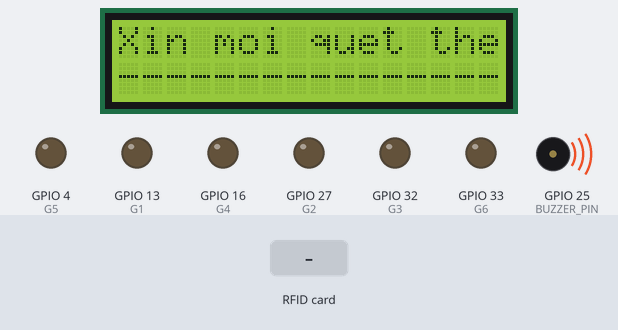
Recording of a sketch running on a simulated ESP32. Shown: 16×2 character LCD, output pins drawn as LEDs (lit = HIGH), buzzer (waves = sounding, pin HIGH). The test bench sets the inputs (shaded band). WiFi joins after 1.5 s; servers stay silent unless stated; the local clock reads 2024-03-15 10:24:30 at power-on unless the sketch sets it; the Firebase database answers and starts empty; what the sketch prints to the serial monitor is not drawn.

Above: at 2.8 s.
2.9 s: RFID card 5E 7A 19 C4 held to the reader
At 3.5 s:
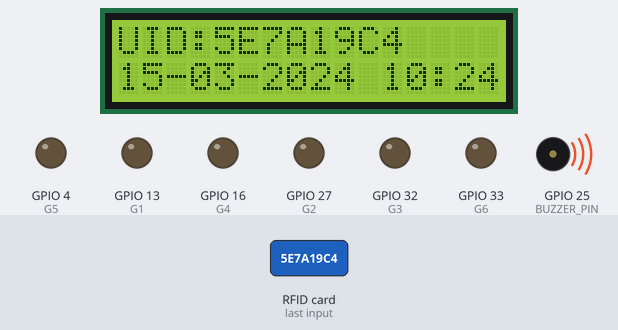
At 4.9 s:
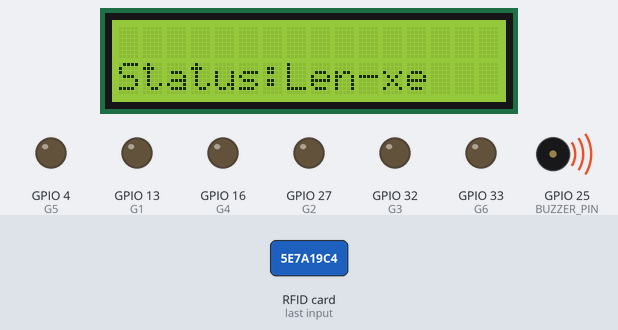
5.4 s: RFID card 5E 7A 19 C4 held to the reader
At 8.0 s:
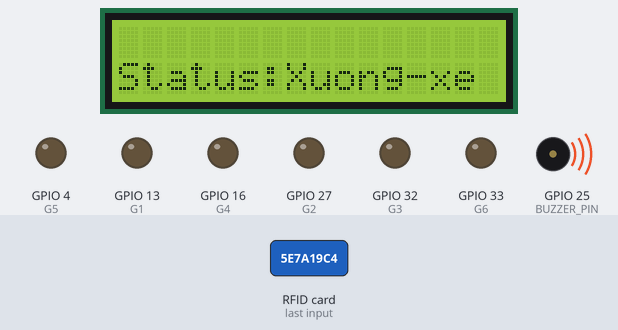
Timing chart, 0 to 9.5 s (numbered marks = the images above; inputs shaded):
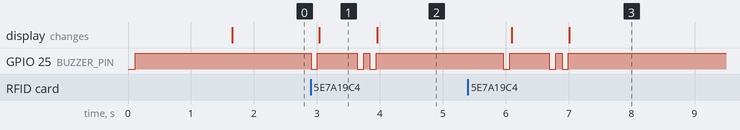

The sketch:

ESP32_MERGE_RFID.ino
```cpp
#include <SPI.h>      // THƯ VIỆN HỖ TRỢ giao tiếp RFID
#include <MFRC522.h>  // THƯ VIỆN để connect với RFID
#include <WiFi.h>
#include <Firebase_ESP_Client.h>  // THƯ VIỆN để connect với
#include "addons/TokenHelper.h"
#include "addons/RTDBHelper.h"
#include "time.h"
#include <Wire.h>
#include <LiquidCrystal_I2C.h>  // THƯ VIỆN để giao tiếp I2C với ESP32
#include <WebServer.h>          // THƯ VIỆN Webserver để connect hai hệ thống AI VÀ RFID

unsigned long lastPing = 0;
const unsigned long pingInterval = 60000;  // 1 phút

// KHAI BÁO CHÂN MODULE LED RGB
#define R1 14
#define G1 13

#define R2 12
#define G2 27

#define R3 26
#define G3 32

#define R4 17
#define G4 16

#define R5 15
#define G5 4

#define R6 3
#define G6 33

#define SS_PIN 5
#define RST_PIN 2
#define BUZZER_PIN 25                // buzzer pin
MFRC522 rfid(SS_PIN, RST_PIN);       // setup RFID
LiquidCrystal_I2C lcd(0x27, 16, 2);  // setup LCD

// WiFi
#define WIFI_SSID "Anhthuanne"
#define WIFI_PASSWORD "Vothuan123"

// Firebase
#define API_KEY "AIzaSyDML_o7tVQOf7wrzdA3NasklY5Wb3cPCjo"
#define DATABASE_URL "https://do-an-tot-nghiep-9ac13-default-rtdb.firebaseio.com/"

FirebaseData fbdo;
FirebaseAuth auth;
FirebaseConfig config;

// Tạo web server cổng 80
WebServer server(80);

// NTP config
const char* ntpServer = "time.google.com";
const long gmtOffset_sec = 7 * 3600;  // GMT+7 cho Việt Nam
const int daylightOffset_sec = 0;

// Biến toàn cục của NTP
unsigned long lastNtpSync = 0;
const unsigned long ntpInterval = 30 * 60 * 1000;  // 30 phút (30 * 60 * 1000 ms)

// Biến toàn cục của LCD
unsigned long lastDisplayTime = 0;
bool showingMessage = false;

// --- Lưu trạng thái hiện tại của từng LED ---
String ledState[7];  // P1–P6 (bỏ index 0 cho dễ nhìn)

void handleFirebaseError(String reason) {
  Serial.println("🚨 Firebase Error: " + reason);

  if (reason.indexOf("connection") >= 0 || reason.indexOf("disconnected") >= 0 || reason.indexOf("ssl") >= 0 || reason.indexOf("timed out") >= 0 || reason.indexOf("network") >= 0 || reason.indexOf("token") >= 0) {

    Serial.println("🔁 Đang reset WiFi + Firebase...");

    WiFi.disconnect();
    delay(500);
    WiFi.reconnect();
    delay(1000);

    // Reconnect Firebase
    Firebase.reconnectWiFi(true);
    Firebase.begin(&config, &auth);

    delay(2000);
    Serial.println("✅ Đã reset kết nối xong.");
  }
}

void controlLED(int ledIndex, int pinR, int pinG, String state) {
  // --- Nếu đang UNHEALTHY mà nhận tín hiệu khác, bỏ qua ---
  // Trừ khi là HEALTHY (đã hồi phục) hoặc UNDETECTED (mất người → tắt LED)
  if (ledState[ledIndex] == "UNHEALTHY" && state != "HEALTHY" && state != "UNDETECTED") {
    return;
  }

  ledState[ledIndex] = state;  // Cập nhật trạng thái mới

  // --- Xử lý các trạng thái tức thời ---
  if (state == "DETECTED" || state == "HEALTHY") {
    analogWrite(pinR, 0);
    analogWrite(pinG, 1023);  // Xanh
  } else if (state == "UNDETECTED") {
    analogWrite(pinR, 0);
    analogWrite(pinG, 0);  // Tắt
  } else if (state == "DROWSINESS") {
    analogWrite(pinR, 1023);
    analogWrite(pinG, 0);  // Đỏ
  }
  // Riêng UNHEALTHY thì để loop tự chớp
}

void updateLEDs() {
  static unsigned long lastBlink = 0;
  static bool ledOn = false;
  unsigned long now = millis();

  if (now - lastBlink > 500) {  // chớp mỗi 0.5 giây
    lastBlink = now;
    ledOn = !ledOn;

    for (int i = 1; i <= 6; i++) {
      if (ledState[i] == "UNHEALTHY") {
        int pinR, pinG;

        switch (i) {
          case 1:
            pinR = R1;
            pinG = G1;
            break;
          case 2:
            pinR = R2;
            pinG = G2;
            break;
          case 3:
            pinR = R3;
            pinG = G3;
            break;
          case 4:
            pinR = R4;
            pinG = G4;
            break;
          case 5:
            pinR = R5;
            pinG = G5;
            break;
          case 6:
            pinR = R6;
            pinG = G6;
            break;
        }

        analogWrite(pinR, ledOn ? 1023 : 0);
        analogWrite(pinG, 0);
      }
    }
  }
}

// hàm gửi dữ liệu từ ESP32 đến AI SYSTEM
void handleRoot() {
  server.send(200, "text/plain", "ESP32 is online!");
}

void handleSend() {
  if (server.hasArg("msg")) {
    String msg = server.arg("msg");
    Serial.print("📩 Nhận được dữ liệu từ Python: ");
    Serial.println(msg);

    String response = "ESP32 đã nhận được: " + msg;
    String state = msg.substring(3);
    state.trim();

    // --- LED 1 ---
    if (msg.startsWith("P1:")) controlLED(1, R1, G1, state);
    // --- LED 2 ---
    else if (msg.startsWith("P2:")) controlLED(2, R2, G2, state);
    // --- LED 3 ---
    else if (msg.startsWith("P3:")) controlLED(3, R3, G3, state);
    // --- LED 4 ---
    else if (msg.startsWith("P4:")) controlLED(4, R4, G4, state);
    // --- LED 5 ---
    else if (msg.startsWith("P5:")) controlLED(5, R5, G5, state);
    // --- LED 6 ---
    else if (msg.startsWith("P6:")) controlLED(6, R6, G6, state);

    server.send(200, "text/plain", response);
  } else {
    server.send(400, "text/plain", "Thiếu tham số msg!");
  }
}

// hàm của buzzer
void beep(int duration) {
  digitalWrite(BUZZER_PIN, LOW);
  delay(duration);
  digitalWrite(BUZZER_PIN, HIGH);
}

// hàm format thời gians
String getTime() {
  time_t now;
  struct tm timeinfo;
  int retry = 0;

  time(&now);
  localtime_r(&now, &timeinfo);

  while (now < 100000 && retry < 5) {  // nếu chưa có thời gian hợp lệ
    Serial.println("⏳ Chưa lấy được NTP, thử lại...");
    configTime(7 * 3600, 0, "time.google.com");
    delay(2000);  // chờ NTP cập nhật
    time(&now);
    retry++;
  }

  if (now < 100000) {
    return "NTP Error";
  }

  char buf[20];
  strftime(buf, sizeof(buf), "%d-%m-%Y %H:%M:%S", &timeinfo);
  return String(buf);
}

// hàm hiển thị giao diện chờ của LCD
void showDefaultScreen() {
  lcd.clear();
  lcd.setCursor(0, 0);
  lcd.print("Xin moi quet the");
  lcd.setCursor(0, 1);
  lcd.print("----------------");
  showingMessage = false;
}

// hàm hiển thị thông tin thẻ trên LCD
void showMessage(String line1, String line2) {
  lcd.clear();
  lcd.setCursor(0, 0);
  lcd.print(line1);
  lcd.setCursor(0, 1);
  lcd.print(line2);
  lastDisplayTime = millis();
  showingMessage = true;
}

// hàm chuyển chuỗi từ có dấu sang không dấu
String removeVietnameseTones(String str) {
  str.replace("á", "a");
  str.replace("à", "a");
  str.replace("ả", "a");
  str.replace("ã", "a");
  str.replace("ạ", "a");
  str.replace("ă", "a");
  str.replace("ắ", "a");
  str.replace("ằ", "a");
  str.replace("ẳ", "a");
  str.replace("ẵ", "a");
  str.replace("ặ", "a");
  str.replace("â", "a");
  str.replace("ấ", "a");
  str.replace("ầ", "a");
  str.replace("ẩ", "a");
  str.replace("ẫ", "a");
  str.replace("ậ", "a");

  str.replace("đ", "d");

  str.replace("é", "e");
  str.replace("è", "e");
  str.replace("ẻ", "e");
  str.replace("ẽ", "e");
  str.replace("ẹ", "e");
  str.replace("ê", "e");
  str.replace("ế", "e");
  str.replace("ề", "e");
  str.replace("ể", "e");
  str.replace("ễ", "e");
  str.replace("ệ", "e");

  str.replace("í", "i");
  str.replace("ì", "i");
  str.replace("ỉ", "i");
  str.replace("ĩ", "i");
  str.replace("ị", "i");

  str.replace("ó", "o");
  str.replace("ò", "o");
  str.replace("ỏ", "o");
  str.replace("õ", "o");
  str.replace("ọ", "o");
  str.replace("ô", "o");
  str.replace("ố", "o");
  str.replace("ồ", "o");
  str.replace("ổ", "o");
  str.replace("ỗ", "o");
  str.replace("ộ", "o");
  str.replace("ơ", "o");
  str.replace("ớ", "o");
  str.replace("ờ", "o");
  str.replace("ở", "o");
  str.replace("ỡ", "o");
  str.replace("ợ", "o");

  str.replace("ú", "u");
  str.replace("ù", "u");
  str.replace("ủ", "u");
  str.replace("ũ", "u");
  str.replace("ụ", "u");
  str.replace("ư", "u");
  str.replace("ứ", "u");
  str.replace("ừ", "u");
  str.replace("ử", "u");
  str.replace("ữ", "u");
  str.replace("ự", "u");

  str.replace("ý", "y");
  str.replace("ỳ", "y");
  str.replace("ỷ", "y");
  str.replace("ỹ", "y");
  str.replace("ỵ", "y");

  // Viết hoa
  str.replace("Á", "A");
  str.replace("À", "A");
  str.replace("Ả", "A");
  str.replace("Ã", "A");
  str.replace("Ạ", "A");
  str.replace("Ă", "A");
  str.replace("Ắ", "A");
  str.replace("Ằ", "A");
  str.replace("Ẳ", "A");
  str.replace("Ẵ", "A");
  str.replace("Ặ", "A");
  str.replace("Â", "A");
  str.replace("Ấ", "A");
  str.replace("Ầ", "A");
  str.replace("Ẩ", "A");
  str.replace("Ẫ", "A");
  str.replace("Ậ", "A");

  str.replace("Đ", "D");

  str.replace("É", "E");
  str.replace("È", "E");
  str.replace("Ẻ", "E");
  str.replace("Ẽ", "E");
  str.replace("Ẹ", "E");
  str.replace("Ê", "E");
  str.replace("Ế", "E");
  str.replace("Ề", "E");
  str.replace("Ể", "E");
  str.replace("Ễ", "E");
  str.replace("Ệ", "E");

  str.replace("Í", "I");
  str.replace("Ì", "I");
  str.replace("Ỉ", "I");
  str.replace("Ĩ", "I");
  str.replace("Ị", "I");

  str.replace("Ó", "O");
  str.replace("Ò", "O");
  str.replace("Ỏ", "O");
  str.replace("Õ", "O");
  str.replace("Ọ", "O");
  str.replace("Ô", "O");
  str.replace("Ố", "O");
  str.replace("Ồ", "O");
  str.replace("Ổ", "O");
  str.replace("Ỗ", "O");
  str.replace("Ộ", "O");
  str.replace("Ơ", "O");
  str.replace("Ớ", "O");
  str.replace("Ờ", "O");
  str.replace("Ở", "O");
  str.replace("Ỡ", "O");
  str.replace("Ợ", "O");

  str.replace("Ú", "U");
  str.replace("Ù", "U");
  str.replace("Ủ", "U");
  str.replace("Ũ", "U");
  str.replace("Ụ", "U");
  str.replace("Ư", "U");
  str.replace("Ứ", "U");
  str.replace("Ừ", "U");
  str.replace("Ử", "U");
  str.replace("Ữ", "U");
  str.replace("Ự", "U");

  str.replace("Ý", "Y");
  str.replace("Ỳ", "Y");
  str.replace("Ỷ", "Y");
  str.replace("Ỹ", "Y");
  str.replace("Ỵ", "Y");

  return str;
}

String shortenName(String fullName) {
  fullName.trim();  // loại bỏ khoảng trắng thừa
  int start = 0;
  int idx = fullName.indexOf(' ');
  String parts[10];  // mảng chứa tối đa 10 từ
  int count = 0;

  // Tách tên thành các từ
  while (idx >= 0) {
    parts[count++] = fullName.substring(start, idx);
    start = idx + 1;
    idx = fullName.indexOf(' ', start);
  }
  parts[count++] = fullName.substring(start);  // thêm từ cuối cùng

  // Nếu <= 3 chữ thì đảo lại cho hợp format
  if (count <= 3) {
    String result = parts[count - 1];
    for (int i = 0; i < count - 1; i++) {
      result += " " + parts[i];
    }
    return result;
  }

  // Nếu > 3 chữ → chỉ lấy 3 chữ (Tên + Họ + Đệm đầu)
  String result = parts[count - 1];  // Tên chính (cuối)
  result += " " + parts[0];          // Họ (đầu tiên)
  result += " " + parts[1];          // Đệm (đầu tiên)

  return result;
}

// hàm setup
void setup() {
  Serial.begin(115200);  // khởi tạo Serial Monitor ở tốc độ bau là 115200

  // khởi tạo SPI
  SPI.begin();

  // khởi tạo RFID
  rfid.PCD_Init();

  // khởi tạo LCD
  lcd.init();
  lcd.backlight();

  // khởi tạo buzzer
  pinMode(BUZZER_PIN, OUTPUT);
  digitalWrite(BUZZER_PIN, HIGH);

  // khởi tạo wifi và kiểm tra
  WiFi.begin(WIFI_SSID, WIFI_PASSWORD);
  while (WiFi.status() != WL_CONNECTED) {
    delay(300);
    Serial.print(".");
  }
  Serial.println("\n✅ Đã kết nối WiFi");
  Serial.print("📡 ESP32 IP: ");
  Serial.println(WiFi.localIP());

  // Cấu hình tất cả chân là OUTPUT
  pinMode(R1, OUTPUT);
  pinMode(G1, OUTPUT);
  pinMode(R2, OUTPUT);
  pinMode(G2, OUTPUT);
  pinMode(R3, OUTPUT);
  pinMode(G3, OUTPUT);
  pinMode(R4, OUTPUT);
  pinMode(G4, OUTPUT);
  pinMode(R5, OUTPUT);
  pinMode(G5, OUTPUT);
  pinMode(R6, OUTPUT);
  pinMode(G6, OUTPUT);
  analogWrite(R6, 0);


  // khởi tạo WebServer
  server.on("/", handleRoot);
  server.on("/send", handleSend);
  server.begin();
  Serial.println("🌐 Server đã khởi động!");

  // Khởi tạo NTP và kiểm tra (retry cho tới khi sync được)
  configTime(gmtOffset_sec, daylightOffset_sec, ntpServer);
  struct tm timeinfo;
  while (!getLocalTime(&timeinfo)) {
    Serial.println("❌ Failed to obtain time, retrying...");
    delay(2000);  // đợi 2s rồi thử lại
  }
  Serial.println("✅ Time synced!");

  // Khởi tạo và Đăng nhập FIREBASE dưới dạng Anonymous (chỉ chạy sau khi có time)
  config.api_key = API_KEY;
  config.database_url = DATABASE_URL;
  Firebase.signUp(&config, &auth, "", "");
  Firebase.begin(&config, &auth);
  Firebase.reconnectWiFi(true);
  // ⏱️ Giới hạn thời gian phản hồi từ server Firebase (10 giây)
  config.timeout.serverResponse = 10 * 1000;

  // 🧠 Theo dõi trạng thái token (bắt buộc để tự refresh token)
  config.token_status_callback = tokenStatusCallback;  // cần include "addons/TokenHelper.h"

  Serial.println("✅ Ready to read RFID...");
  showDefaultScreen();
}

// vòng lặp chính
void loop() {
  // chạy server liên tục để bắt sự kiện
  server.handleClient();

  // hiển thị trạng thái chớp tắt khi sức khỏe không ổn
  updateLEDs();

  // Nếu đang hiển thị thông điệp và quá 3 giây thì trả về mặc định
  if (showingMessage && millis() - lastDisplayTime > 3000) {
    showDefaultScreen();
  }

  // 🔄 Sync lại NTP định kỳ
  if (millis() - lastNtpSync > ntpInterval) {
    Serial.println("🔄 Sync lại NTP...");
    configTime(7 * 3600, 0, "time.google.com");  // GMT+7 (VN)
    lastNtpSync = millis();
  }

  // 🧩 Kiểm tra WiFi
  if (WiFi.status() != WL_CONNECTED) {
    Serial.println("⚠️ WiFi mất kết nối, đang thử reconnect...");
    WiFi.reconnect();
    delay(1000);
  }

  // 🧩 Nếu Firebase chưa sẵn sàng → thử khởi động lại
  if (!Firebase.ready()) {
    Serial.println("⚠️ Firebase chưa sẵn sàng, khởi động lại kết nối...");
    Firebase.begin(&config, &auth);
    delay(1000);
  }

  // ❤️ Ping giữ kết nối Firebase (2 phút/lần)
  if (millis() - lastPing > pingInterval) {
    lastPing = millis();
    if (Firebase.RTDB.getInt(&fbdo, "/heartbeat")) {
      Serial.println("✅ Ping Firebase thành công, giữ kết nối sống.");
    } else {
      Serial.println("⚠️ Ping Firebase thất bại: " + fbdo.errorReason());
    }
  }

  // Kiểm tra thẻ RFID
  if (!rfid.PICC_IsNewCardPresent() || !rfid.PICC_ReadCardSerial()) return;

  // Lấy UID
  String uid = "";
  for (byte i = 0; i < rfid.uid.size; i++) {
    uid += String(rfid.uid.uidByte[i], HEX);
  }
  uid.toUpperCase();

  beep(100);

  String timeNow = getTime();
  Serial.println("🔑 UID: " + uid);
  Serial.println("⏰ Time: " + timeNow);

  lcd.clear();
  lcd.setCursor(0, 0);
  lcd.print("UID:");
  lcd.print(uid);

  lcd.setCursor(0, 1);
  lcd.print(timeNow);


  // Kiểm tra UID đã có trong DB chưa
  String statusPath = "/RFID/" + uid + "/lastStatus";  // đường dẫn lấy dữ liệu của last status
  String namePath = "/USER/" + uid + "/name";          // đường dẫn lấy dữ liệu name của thẻ nếu có trên hệ thống
  if (Firebase.RTDB.getString(&fbdo, statusPath)) {
    // UID đã tồn tại → xử lý bình thường
    String lastStatus = fbdo.stringData();

    // Xác định trạng thái mới
    String newStatus = (lastStatus == "Len-xe") ? "Xuong-xe" : "Len-xe";

    // Epoch âm làm key
    time_t now;
    time(&now);
    long negativeKey = -now;

    String logPath = "/RFID/" + uid + "/accessLog/" + String(negativeKey);

    // Tạo JSON gồm cả status và time
    FirebaseJson json;
    json.set("status", newStatus);
    json.set("time", timeNow);

    // Ghi vào accessLog
    if (Firebase.RTDB.setJSON(&fbdo, logPath, &json)) {
      Serial.println("✅ Thêm log: " + newStatus);
    } else {
      Serial.println("❌ Lỗi: " + fbdo.errorReason());
    }

    // Cập nhật lastStatus
    Firebase.RTDB.setString(&fbdo, statusPath, newStatus);

    // Lấy dữ liệu name của USER
    Firebase.RTDB.getString(&fbdo, namePath.c_str());
    String studentName = fbdo.stringData();
    String lcdName = removeVietnameseTones(studentName);
    String lcdFormatName = shortenName(lcdName);

    beep(100);
    delay(100);
    beep(100);  // kêu 2 lần

    // Hiển thị lên LCD
    showMessage("" + lcdFormatName, "Status:" + newStatus);

  } else {
    // ⚠️ Nếu có lỗi mạng thì KHÔNG thêm Pending
    String err = fbdo.errorReason();

    if (err.indexOf("connection") >= 0 || err.indexOf("disconnected") >= 0 || err.indexOf("ssl") >= 0 || err.indexOf("timed out") >= 0 || err.indexOf("network") >= 0 || err.indexOf("token") >= 0) {
      Serial.println("⚠️ Lỗi Firebase mạng hoặc SSL, KHÔNG đưa vào Pending!");
      handleFirebaseError(err);
      return;
    }

    // UID chưa tồn tại → đưa vào Pending
    String pendingPath = "/Pending/" + uid;

    FirebaseJson json;
    json.set("time", timeNow);
    json.set("status", "Chua-duyet");

    if (Firebase.RTDB.setJSON(&fbdo, pendingPath, &json)) {
      Serial.println("⚠️ UID mới, đưa vào Pending chờ duyệt: " + uid);
    } else {
      Serial.println("❌ Lỗi Pending: " + fbdo.errorReason());
    }

    beep(500);  // kêu dài hơn

    // UID mới
    showMessage("UID moi", "Cho duyet...");
  }

  delay(2000);
}
```

Measured:
- after the input at 2.9 s, GPIO 25 (BUZZER_PIN): goes LOW 0.10 s, HIGH 0.63 s, LOW 0.10 s, HIGH 0.10 s, LOW 0.10 s, then HIGH, starting at once; the display: changes after 0.14 s (image 1)
- after the input at 5.4 s, GPIO 25 (BUZZER_PIN): goes LOW 0.10 s, HIGH 0.63 s, LOW 0.10 s, HIGH 0.10 s, LOW 0.10 s, then HIGH, starting after 0.56 s; the display: first changes after 0.69 s (image 3 shows a later state)
- what the display in image 1 shows lasts 1.0 s, from 3.0 s to 4.0 s
